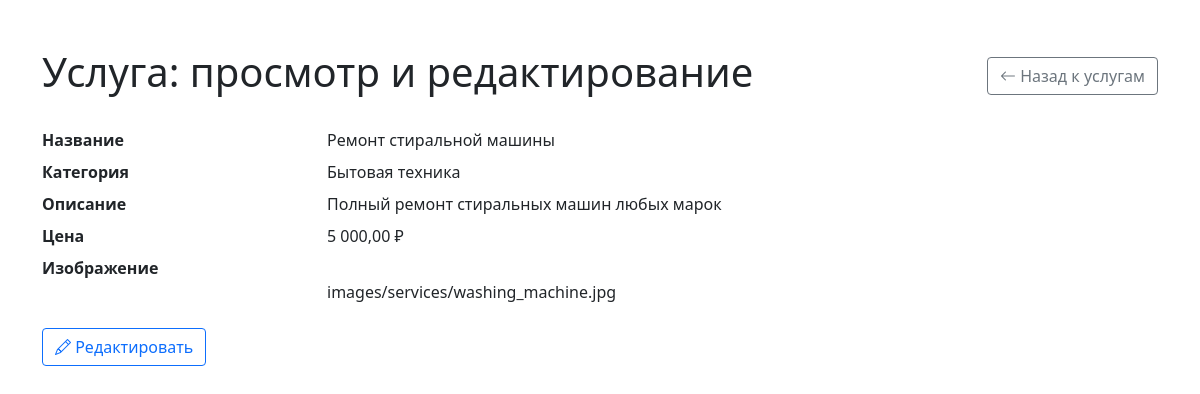
The page /admin/edit_service.php?id=1 (signed in) on the database as committed earlier.
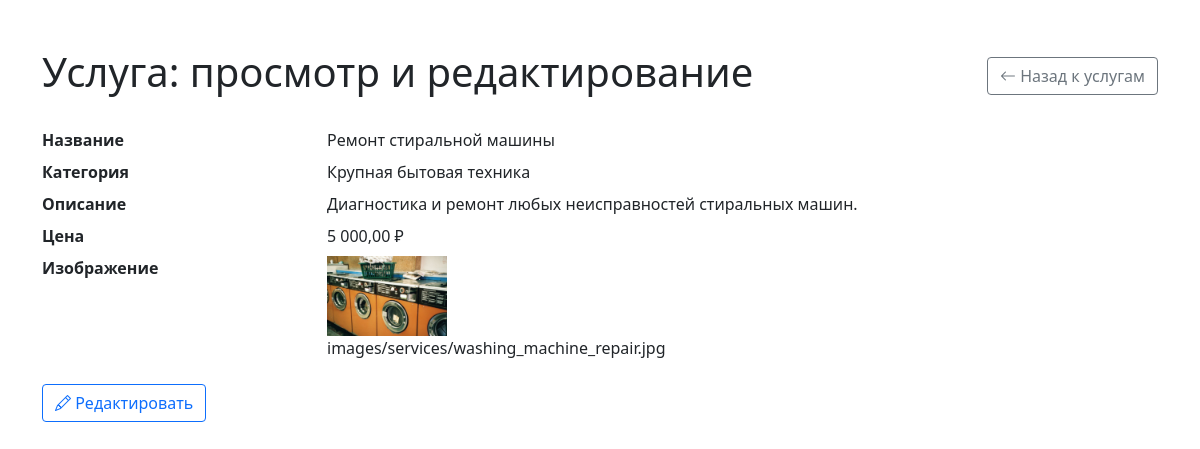
The same page on the database as committed later.
### tables this page shows
CREATE TABLE categories (
    id INT AUTO_INCREMENT PRIMARY KEY,
    name VARCHAR(255) NOT NULL
);

CREATE TABLE services (
    id INT AUTO_INCREMENT PRIMARY KEY,
    category_id INT NOT NULL,
    name VARCHAR(255) NOT NULL,
    description TEXT NOT NULL,
    price DECIMAL(10, 2) NOT NULL,
    image_path VARCHAR(255) DEFAULT NULL,
    FOREIGN KEY (category_id) REFERENCES categories(id) ON DELETE CASCADE
);

### public/admin/edit_service.php (the view, shortened to what the changed rows need)
<?php
require_once '../includes/db.php';
$cat_stmt = $pdo->query('SELECT id, name FROM categories ORDER BY name');
$categories = $cat_stmt->fetchAll(PDO::FETCH_ASSOC);
$is_new = isset($_GET['new']) && $_GET['new'] == 1;
$service = [
    'id' => 0,
    'name' => '',
    'category_id' => 0,
    'description' => '',
    'price' => 0,
    'image_path' => ''
];
if (!$is_new) {
    $service_id = (int)$_GET['id'];
    $stmt = $pdo->prepare('SELECT * FROM services WHERE id = ?');
    $stmt->execute([$service_id]);
    $service = $stmt->fetch(PDO::FETCH_ASSOC);
}
$is_admin = isset($_SESSION['role']) && $_SESSION['role'] === 'admin';
$is_editor = isset($_SESSION['role']) && $_SESSION['role'] === 'editor';
?>
<!DOCTYPE html>
<html lang="ru">
<head>
    <link href="https://cdn.jsdelivr.net/npm/bootstrap@5.1.3/dist/css/bootstrap.min.css" rel="stylesheet">
    <link href="https://cdn.jsdelivr.net/npm/bootstrap-icons@1.8.1/font/bootstrap-icons.css" rel="stylesheet">
</head>
<body>
<div class="container mt-5">
    <div class="d-flex justify-content-between align-items-center mb-4">
        <h1><?= $is_new ? 'Добавление услуги' : 'Услуга: просмотр и редактирование' ?></h1>
    </div>
    <?php if ($is_new): ?>
        <?php if ($is_admin || $is_editor): ?>
        <form method="post" id="service-edit-form" enctype="multipart/form-data">
            <div class="mb-3">
                <label class="form-label">Название</label>
                <input type="text" name="name" class="form-control" required>
            </div>
            <div class="mb-3">
                <label class="form-label">Категория</label>
                <select name="category_id" class="form-select" required>
                    <option value="">Выберите категорию</option>
                    <?php foreach ($categories as $cat): ?>
                        <option value="<?= $cat['id'] ?>"><?= htmlspecialchars($cat['name']) ?></option>
                    <?php endforeach; ?>
                </select>
            </div>
            <div class="mb-3">
                <label class="form-label">Описание</label>
                <textarea name="description" class="form-control" required></textarea>
            </div>
            <div class="mb-3">
                <label class="form-label">Цена (₽)</label>
                <input type="number" name="price" class="form-control" step="0.01" min="0" required>
            </div>
            <div class="mb-3">
                <label class="form-label">Название изображения (без расширения)</label>
                <input type="text" name="image_name" class="form-control">
            </div>
            <div class="mb-3">
                <label class="form-label">Файл изображения (jpg, png, webp)</label>
                <input type="file" name="image_file" class="form-control" accept=".jpg,.jpeg,.png,.webp">
            </div>
            <div class="d-flex justify-content-between">
                <div>
                    <button type="submit" name="add_service" value="1" class="btn btn-primary">Добавить услугу</button>
                    <a href="/admin/services.php" class="btn btn-secondary">Отмена</a>
                </div>
            </div>
        </form>
        <?php else: ?>
        <div class="alert alert-info">Только просмотр. Недостаточно прав для добавления услуги.</div>
        <?php endif; ?>
    <?php else: ?>
        <div id="service-view">
            <dl class="row">
                <dt class="col-sm-3">Название</dt>
                <dd class="col-sm-9" id="view-name"><?= htmlspecialchars($service['name']) ?></dd>
                <dt class="col-sm-3">Категория</dt>
                <dd class="col-sm-9" id="view-category">
                    <?php foreach ($categories as $cat) {
                        if ($cat['id'] == $service['category_id']) {
                            echo htmlspecialchars($cat['name']);
                            break;
                        }
                    } ?>
                </dd>
                <dt class="col-sm-3">Описание</dt>
                <dd class="col-sm-9" id="view-description"><?= nl2br(htmlspecialchars($service['description'])) ?></dd>
                <dt class="col-sm-3">Цена</dt>
                <dd class="col-sm-9" id="view-price"><?= number_format($service['price'], 2, ',', ' ') ?> ₽</dd>
                <dt class="col-sm-3">Изображение</dt>
                <dd class="col-sm-9" id="view-image-path">
                    <?php if ($service['image_path']): ?>
                        <img src="/<?= htmlspecialchars($service['image_path']) ?>" alt="" style="max-width:120px;max-height:120px;">
                        <div><?= htmlspecialchars($service['image_path']) ?></div>
                    <?php else: ?>
                        <span class="text-muted">Нет изображения</span>
                    <?php endif; ?>
                </dd>
            </dl>
            <?php if ($is_admin || $is_editor): ?>
            <button class="btn btn-outline-primary" id="edit-service-btn"><i class="bi bi-pencil"></i> Редактировать</button>
            <?php endif; ?>
        </div>
    <?php endif; ?>
</div>
</body>
</html>

Rows that differ between the two databases and show on the page:
changed services "Ремонт стиральной машины": description "Полный ремонт стиральных машин любых марок" → "Диагностика и ремонт любых неисправностей стиральных машин."; image_path: picture added; image_path "images/services/washing_machine.jpg" → "images/services/washing_machine_repair.jpg"
changed categories: name "Бытовая техника" → "Крупная бытовая техника"
